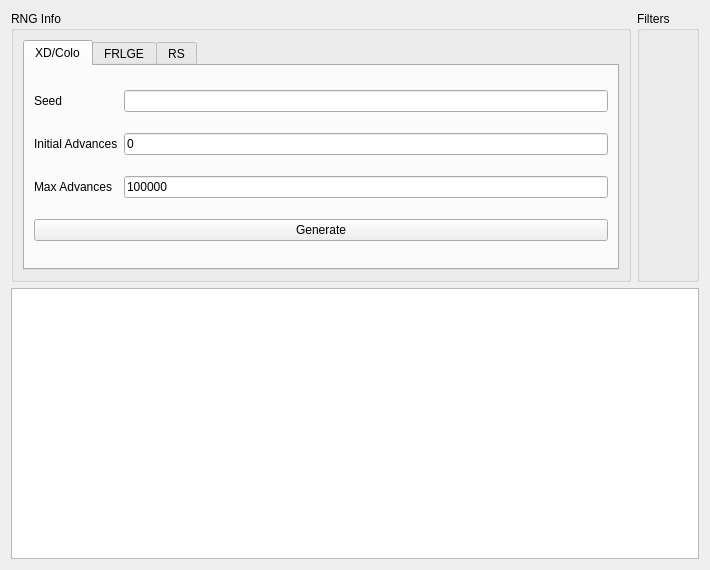
<?xml version="1.0" encoding="UTF-8"?>
<ui version="4.0">
 <class>IDs3</class>
 <widget class="QWidget" name="IDs3">
  <property name="geometry">
   <rect>
    <x>0</x>
    <y>0</y>
    <width>710</width>
    <height>570</height>
   </rect>
  </property>
  <property name="windowTitle">
   <string>Gen 3 TID\SID</string>
  </property>
  <layout class="QGridLayout" name="gridLayout_9">
   <item row="0" column="0">
    <widget class="QGroupBox" name="groupBoxRNGInfo">
     <property name="title">
      <string>RNG Info</string>
     </property>
     <layout class="QGridLayout" name="gridLayout">
      <item row="0" column="0">
       <widget class="QTabWidget" name="tabWidget">
        <widget class="QWidget" name="tabXDColo">
         <attribute name="title">
          <string>XD/Colo</string>
         </attribute>
         <layout class="QGridLayout" name="gridLayout_6">
          <item row="0" column="0">
           <widget class="QLabel" name="labelSeedXDColo">
            <property name="text">
             <string>Seed</string>
            </property>
           </widget>
          </item>
          <item row="0" column="1">
           <widget class="TextBox" name="textBoxSeedXDColo"/>
          </item>
          <item row="1" column="0">
           <widget class="QLabel" name="labelInitialAdvancesXDColo">
            <property name="text">
             <string>Initial Advances</string>
            </property>
           </widget>
          </item>
          <item row="1" column="1">
           <widget class="TextBox" name="textBoxInitialAdvancesXDColo">
            <property name="text">
             <string notr="true">0</string>
            </property>
           </widget>
          </item>
          <item row="2" column="0">
           <widget class="QLabel" name="labelMaxAdvancesXDColo">
            <property name="text">
             <string>Max Advances</string>
            </property>
           </widget>
          </item>
          <item row="2" column="1">
           <widget class="TextBox" name="textBoxMaxAdvancesXDColo">
            <property name="text">
             <string notr="true">100000</string>
            </property>
           </widget>
          </item>
          <item row="3" column="0" colspan="2">
           <widget class="QPushButton" name="pushButtonGenerateXDColo">
            <property name="text">
             <string>Generate</string>
            </property>
           </widget>
          </item>
         </layout>
        </widget>
        <widget class="QWidget" name="tabFRLGE">
         <attribute name="title">
          <string>FRLGE</string>
         </attribute>
         <layout class="QGridLayout" name="gridLayout_7">
          <item row="0" column="0">
           <widget class="QLabel" name="labelTIDFRLGE">
            <property name="text">
             <string>TID</string>
            </property>
           </widget>
          </item>
          <item row="0" column="1">
           <widget class="TextBox" name="textBoxTIDFRLGE"/>
          </item>
          <item row="1" column="0">
           <widget class="QLabel" name="labelInitialAdvancesFRLGE">
            <property name="text">
             <string>Initial Advances</string>
            </property>
           </widget>
          </item>
          <item row="1" column="1">
           <widget class="TextBox" name="textBoxInitialAdvancesFRLGE">
            <property name="text">
             <string notr="true">0</string>
            </property>
           </widget>
          </item>
          <item row="2" column="0">
           <widget class="QLabel" name="labelMaxAdvancesFRLGE">
            <property name="text">
             <string>Max Advances</string>
            </property>
           </widget>
          </item>
          <item row="2" column="1">
           <widget class="TextBox" name="textBoxMaxAdvancesFRLGE">
            <property name="text">
             <string notr="true">100000</string>
            </property>
           </widget>
          </item>
          <item row="3" column="0" colspan="2">
           <widget class="QPushButton" name="pushButtonGenerateFRLGE">
            <property name="text">
             <string>Generate</string>
            </property>
           </widget>
          </item>
         </layout>
        </widget>
        <widget class="QWidget" name="tabRS">
         <attribute name="title">
          <string>RS</string>
         </attribute>
         <layout class="QGridLayout" name="gridLayout_8">
          <item row="0" column="0">
           <widget class="QCheckBox" name="checkBoxDeadBatteryRS">
            <property name="text">
             <string>Dead Battery</string>
            </property>
           </widget>
          </item>
          <item row="1" column="0">
           <widget class="QRadioButton" name="radioButtonDateTimeRS">
            <property name="text">
             <string>Date/Time</string>
            </property>
            <property name="checked">
             <bool>true</bool>
            </property>
           </widget>
          </item>
          <item row="1" column="1">
           <widget class="DateTimeEdit" name="dateTimeEditRS"/>
          </item>
          <item row="2" column="0">
           <widget class="QRadioButton" name="radioButtonSeedRS">
            <property name="text">
             <string>Seed</string>
            </property>
           </widget>
          </item>
          <item row="2" column="1">
           <widget class="TextBox" name="textBoxSeedRS"/>
          </item>
          <item row="3" column="0">
           <widget class="QLabel" name="labelInitialAdvancesRS">
            <property name="text">
             <string>Initial Advances</string>
            </property>
           </widget>
          </item>
          <item row="3" column="1">
           <widget class="TextBox" name="textBoxInitialAdvancesRS">
            <property name="text">
             <string notr="true">0</string>
            </property>
           </widget>
          </item>
          <item row="4" column="0">
           <widget class="QLabel" name="labelMaxAdvances">
            <property name="text">
             <string>Max Advances</string>
            </property>
           </widget>
          </item>
          <item row="4" column="1">
           <widget class="TextBox" name="textBoxMaxAdvancesRS">
            <property name="text">
             <string notr="true">100000</string>
            </property>
           </widget>
          </item>
          <item row="5" column="0" colspan="2">
           <widget class="QPushButton" name="pushButtonGenerateRS">
            <property name="text">
             <string>Generate</string>
            </property>
           </widget>
          </item>
         </layout>
        </widget>
       </widget>
      </item>
     </layout>
    </widget>
   </item>
   <item row="0" column="1">
    <widget class="QGroupBox" name="groupBoxFilters">
     <property name="title">
      <string>Filters</string>
     </property>
     <layout class="QGridLayout" name="gridLayout_2">
      <item row="0" column="0">
       <widget class="IDsFilter" name="idFilter" native="true"/>
      </item>
     </layout>
    </widget>
   </item>
   <item row="1" column="0" colspan="2">
    <widget class="TableView" name="tableView"/>
   </item>
  </layout>
 </widget>
 <customwidgets>
  <customwidget>
   <class>TextBox</class>
   <extends>QLineEdit</extends>
   <header>Form/Controls/TextBox.hpp</header>
  </customwidget>
  <customwidget>
   <class>TableView</class>
   <extends>QTableView</extends>
   <header>Form/Controls/TableView.hpp</header>
  </customwidget>
  <customwidget>
   <class>DateTimeEdit</class>
   <extends>QDateTimeEdit</extends>
   <header>Form/Controls/DateTimeEdit.hpp</header>
  </customwidget>
  <customwidget>
   <class>IDsFilter</class>
   <extends>QWidget</extends>
   <header>Form/Controls/IDsFilter.hpp</header>
   <container>1</container>
  </customwidget>
 </customwidgets>
 <tabstops>
  <tabstop>tabWidget</tabstop>
  <tabstop>textBoxSeedXDColo</tabstop>
  <tabstop>textBoxInitialAdvancesXDColo</tabstop>
  <tabstop>textBoxMaxAdvancesXDColo</tabstop>
  <tabstop>pushButtonGenerateXDColo</tabstop>
  <tabstop>textBoxTIDFRLGE</tabstop>
  <tabstop>textBoxInitialAdvancesFRLGE</tabstop>
  <tabstop>textBoxMaxAdvancesFRLGE</tabstop>
  <tabstop>pushButtonGenerateFRLGE</tabstop>
  <tabstop>checkBoxDeadBatteryRS</tabstop>
  <tabstop>radioButtonDateTimeRS</tabstop>
  <tabstop>dateTimeEditRS</tabstop>
  <tabstop>radioButtonSeedRS</tabstop>
  <tabstop>textBoxSeedRS</tabstop>
  <tabstop>textBoxInitialAdvancesRS</tabstop>
  <tabstop>textBoxMaxAdvancesRS</tabstop>
  <tabstop>pushButtonGenerateRS</tabstop>
  <tabstop>tableView</tabstop>
 </tabstops>
 <resources/>
 <connections/>
</ui>
